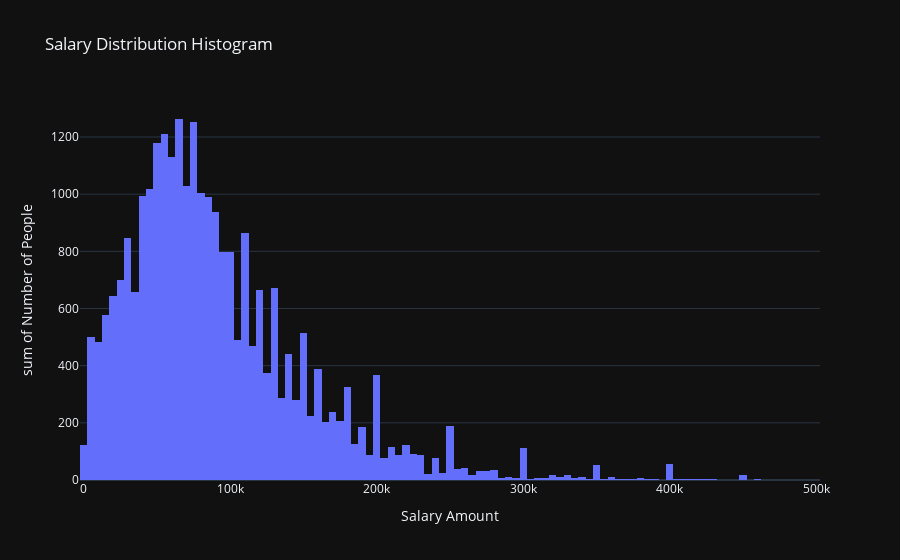
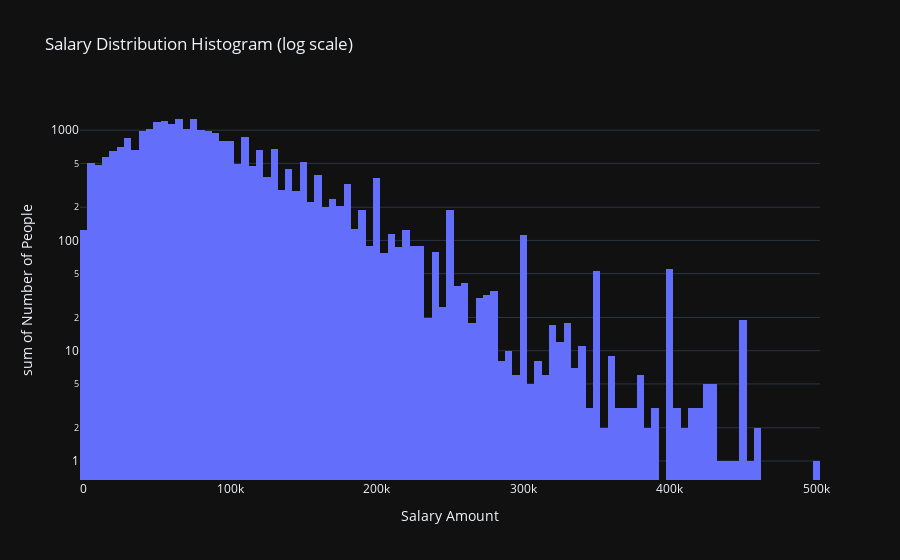

Notebook code for these charts, in order:
### Code cell
basic_info("TechEndorse")
basic_info("Country") # do keep this for later analysis
basic_info("Currency") # their salary is in this currency
basic_info("CompTotal") # salary! for a year?!
# CompTotal means total compensation, including bonus, etc, not just base salary
# so it is a numerical data
df['CompTotal'] = df['CompTotal'].fillna(0)

# keep first 3 letters of the currency that is not null
df['Currency'] = df['Currency'].str[:3]

# calculate top 20 country's total rows
print(df['Country'].value_counts().nlargest(20).sum())
# list top 20 currency
print(df['Currency'].value_counts().nlargest(20).index)

'''
using gpt to get the currency to usd exchange rate
empty data in ukraine and russia
so I manually drop these 2 countries
'''
top_20_currency_by_num_rate = {
  "EUR": 1.0822,     # 1 EUR = ~1.0822 USD :contentReference[oaicite:0]{index=0}
  "USD": 1.0,         # by definition
  "GBP": 1.2781,     # 1 GBP = ~1.2781 USD :contentReference[oaicite:1]{index=1}
  "INR": 0.01195,    # 1 INR = ~0.01195 USD :contentReference[oaicite:2]{index=2}
  "CAD": 1 / 1.3699, # from Fed G.5A: 1.3699 CAD = 1 USD → invert to ~0.7299 USD per CAD :contentReference[oaicite:3]{index=3}
  "BRL": 1 / 5.3872,  # 5.3872 BRL = 1 USD → ~0.1856 USD per BRL :contentReference[oaicite:4]{index=4}
  "PLN": 0.2512,      # 1 PLN = ~0.2512 USD :contentReference[oaicite:5]{index=5}
  "AUD": 0.6597,      # 1 AUD = ~0.6597 USD :contentReference[oaicite:6]{index=6}
  "SEK": 1 / 10.5744,  # 10.5744 SEK = 1 USD → ~0.0946 USD per SEK :contentReference[oaicite:7]{index=7}
  "CHF": 1 / 0.8808,   # 0.8808 CHF = 1 USD → ~1.1356 USD per CHF :contentReference[oaicite:8]{index=8}
  "CZK": 1 / 25.120,   # 25.120 CZK = 1 USD → ~0.03983 USD per CZK :contentReference[oaicite:9]{index=9}
  "DKK": 1 / 6.8955,    # 6.8955 DKK = 1 USD → ~0.1451 USD per DKK :contentReference[oaicite:10]{index=10}
  "NOK": 1 / 10.7574,   # 10.7574 NOK = 1 USD → ~0.09297 USD per NOK :contentReference[oaicite:11]{index=11}
  "ILS": 1 / 4.0067,    # 4.0067 ILS = 1 USD → ~0.2496 USD per ILS :contentReference[oaicite:12]{index=12}
  "NZD": 0.6050,        # 1 NZD = ~0.6050 USD :contentReference[oaicite:13]{index=13}
  "ZAR": 1 / 18.3346,   # 18.3346 ZAR = 1 USD → ~0.05456 USD per ZAR :contentReference[oaicite:14]{index=14}
  "MXN": 1 / 18.3062,   # 18.3062 MXN = 1 USD → ~0.05463 USD per MXN :contentReference[oaicite:15]{index=15}
  "TRY": 1 / 35.5734    # 35.5734 TRY = 1 USD → ~0.02812 USD per TRY :contentReference[oaicite:16]{index=16}
}

'''
keep only top 18 currency data, other currency data drop, they have small amount of data, considered as noise
'''

df = df[df['Currency'].isin(top_20_currency_by_num_rate.keys())]


'''
# I use 4 steps to initially remove outliners
# first remove smaller than 1000 usd per year
# second remove outliners by total compensation keep quantile 1~99 data
# third remove outliners by currency keep quantile 1~99 data
# fourth remove outliners by country keep quantile 1~99 data
'''

# remove smaller than 1000 usd per year
df = df.loc[(df['CompTotal'] >= 1000)]
# remove outliners by total compensation keep quantile 1~99 data
lower_bound = df['CompTotal'].quantile(0.01)
upper_bound = df['CompTotal'].quantile(0.99)
df = df[(df['CompTotal'] >= lower_bound) & (df['CompTotal'] <= upper_bound)]

# remove outliners by currency keep quantile 1~99 data
for currency in df['Currency'].unique():
    currency_mask = df['Currency'] == currency
    lower_bound = df.loc[currency_mask, 'CompTotal'].quantile(0.01)
    upper_bound = df.loc[currency_mask, 'CompTotal'].quantile(0.99)
    df = df[~((currency_mask) & ((df['CompTotal'] < lower_bound) | (df['CompTotal'] > upper_bound)))]

# remove outliners by country keep quantile 1~99 data
for country in df['Country'].unique():
    country_mask = df['Country'] == country
    lower_bound = df.loc[country_mask, 'CompTotal'].quantile(0.01)
    upper_bound = df.loc[country_mask, 'CompTotal'].quantile(0.99)
    df = df[~((country_mask) & ((df['CompTotal'] < lower_bound) | (df['CompTotal'] > upper_bound)))]



df['CompTotal'] = df.apply(lambda row: row['CompTotal'] * top_20_currency_by_num_rate[row['Currency']] if row['Currency'] in top_20_currency_by_num_rate and row['CompTotal'] > 0 else row['CompTotal'], axis=1)
#remove salaries below 1000 usd per year ,remove larger than 300000 usd per year


# Example: df['CompTotal'].value_counts()
salary_counts = df['CompTotal'].value_counts()
import plotly.express as px
# Convert to DataFrame
df_salary = salary_counts.reset_index()
df_salary.columns = ['Salary', 'Count']
fig = px.histogram(
    df_salary,
    x='Salary',
    y='Count',
    nbins=100,  # Adjust bins for granularity
    title='Salary Distribution Histogram',
    labels={'Salary': 'Salary Amount', 'Count': 'Number of People'},
    log_y=False  # Log scale for better visibility
)

fig.show()
# Plot histogram (weighted by Count)
fig = px.histogram(
    df_salary,
    x='Salary',
    y='Count',
    nbins=100,  # Adjust bins for granularity
    title='Salary Distribution Histogram (log scale)',
    labels={'Salary': 'Salary Amount', 'Count': 'Number of People'},
    log_y=True  # Log scale for better visibility
)

fig.show()

### Figure 1 — Plotly figure (JSON) as saved in the notebook; plotly's stock layout.template omitted (floating-point values rounded to 4 significant figures; data arrays with more than 128 entries replaced by an {"elided": "..."} marker saying what was removed)
{"data": [{"bingroup": "x", "histfunc": "sum", "hovertemplate": "Salary Amount=%{x}<br>sum of Number of People=%{y}<extra></extra>", "legendgroup": "", "marker": {"color": "#636efa", "pattern": {"shape": ""}}, "name": "", "nbinsx": 100, "orientation": "v", "showlegend": false, "x": {"elided": "4348 float values"}, "xaxis": "x", "y": {"elided": "4348 int values"}, "yaxis": "y", "type": "histogram"}], "layout": {"xaxis": {"anchor": "y", "domain": [0.0, 1.0], "title": {"text": "Salary Amount"}}, "yaxis": {"anchor": "x", "domain": [0.0, 1.0], "title": {"text": "sum of Number of People"}}, "legend": {"tracegroupgap": 0}, "title": {"text": "Salary Distribution Histogram"}, "barmode": "relative"}}

### Figure 2 — Plotly figure (JSON) as saved in the notebook; plotly's stock layout.template omitted (floating-point values rounded to 4 significant figures; data arrays with more than 128 entries replaced by an {"elided": "..."} marker saying what was removed)
{"data": [{"bingroup": "x", "histfunc": "sum", "hovertemplate": "Salary Amount=%{x}<br>sum of Number of People=%{y}<extra></extra>", "legendgroup": "", "marker": {"color": "#636efa", "pattern": {"shape": ""}}, "name": "", "nbinsx": 100, "orientation": "v", "showlegend": false, "x": {"elided": "4348 float values"}, "xaxis": "x", "y": {"elided": "4348 int values"}, "yaxis": "y", "type": "histogram"}], "layout": {"xaxis": {"anchor": "y", "domain": [0.0, 1.0], "title": {"text": "Salary Amount"}}, "yaxis": {"anchor": "x", "domain": [0.0, 1.0], "title": {"text": "sum of Number of People"}, "type": "log"}, "legend": {"tracegroupgap": 0}, "title": {"text": "Salary Distribution Histogram (log scale)"}, "barmode": "relative"}}
